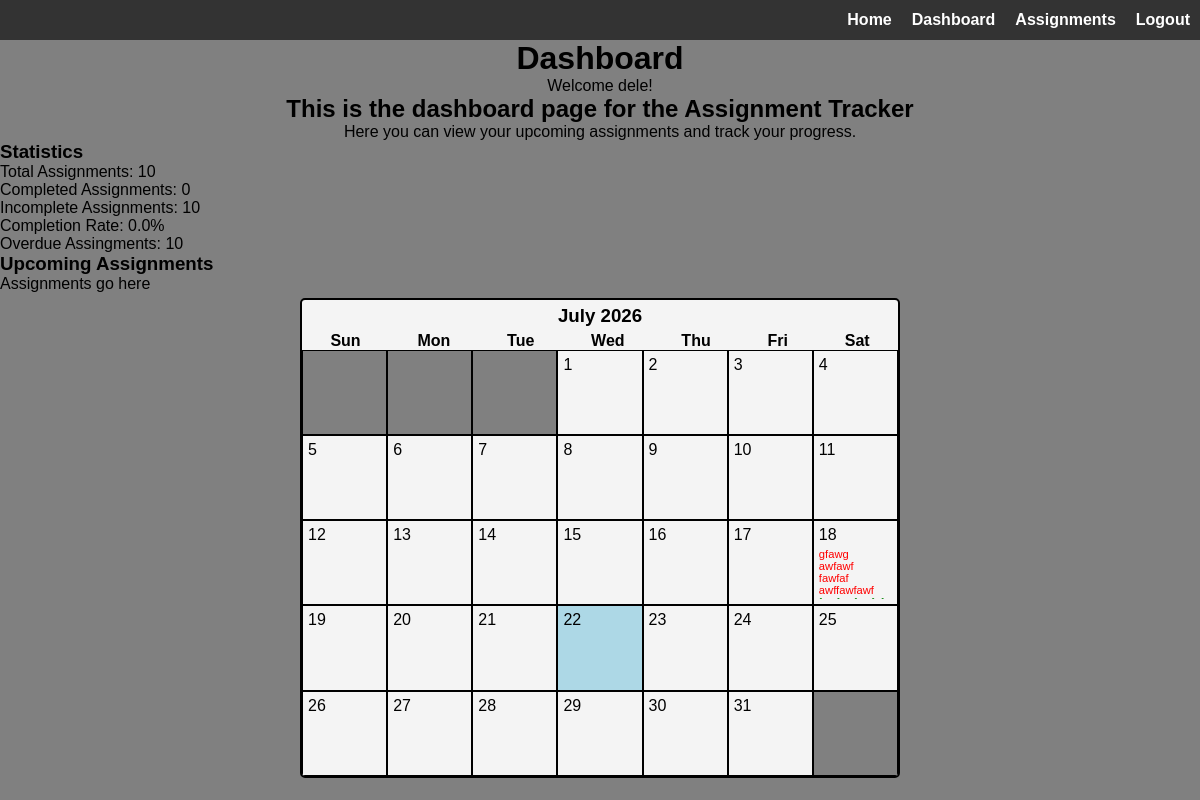
Page /dashboard (signed in) on the earlier database version.
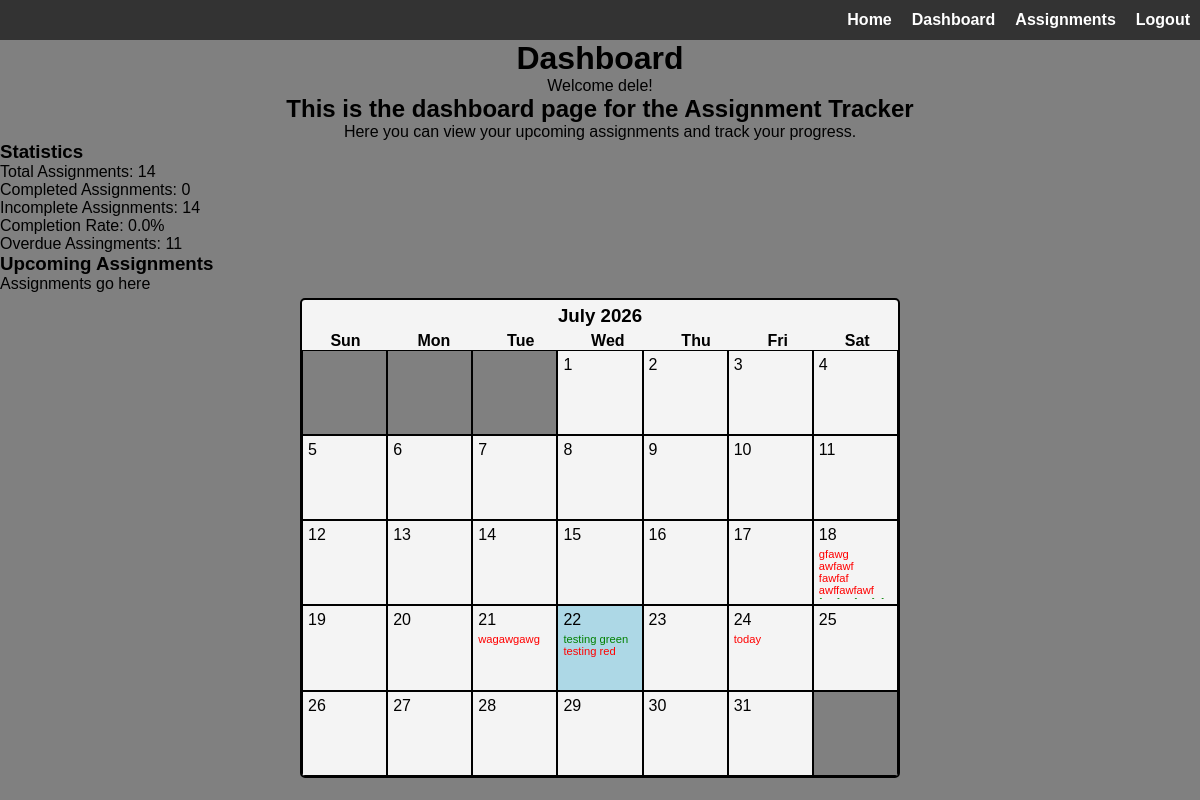
Same page on the later database version.
### app/models.py (models this page shows, shortened)
class User(db.Model, UserMixin):
    id = db.Column(db.Integer, primary_key=True)
    email = db.Column(db.String(150), unique=True)
    username = db.Column(db.String(150), unique=True)
    password = db.Column(db.String(1000))
    assignments = db.relationship("Assignment")

class Assignment(db.Model):
    id = db.Column(db.Integer, primary_key=True)
    name = db.Column(db.String(150))
    course = db.Column(db.String(150))
    priority = db.Column(db.String(150))
    due_date = db.Column(db.Date)
    notes = db.Column(db.String(10000))
    completion_status = db.Column(db.Boolean, default=False)
    student = db.Column(db.Integer, db.ForeignKey('user.id'))
    def days_until_due(self):
        try:
            return (self.due_date - date.today()).days
        except ValueError:
            return 9999

### app/dashboard/routes.py (the view)
@views.route("/dashboard", methods=["GET", "POST"])
@login_required
def dashboard():
    stats = {
        "completed": sum(1 for assignment in current_user.assignments if assignment.completion_status),
        "incomplete": sum(1 for assignment in current_user.assignments if not assignment.completion_status),
        "rate": (sum(1 for assignment in current_user.assignments if assignment.completion_status) / len(current_user.assignments) * 100) if current_user.assignments else 0,
        "overdue": sum(1 for assignment in current_user.assignments if assignment.days_until_due() < 0)
    }
    today = int(datetime.now().strftime("%d"))
    weeks = [[0, 0, 0, 1, 2, 3, 4],
             [5, 6, 7, 8, 9, 10, 11],
             [12, 13, 14, 15, 16, 17, 18],
             [19, 20, 21, 22, 23, 24, 25],
             [26, 27, 28, 29, 30, 31, 0]]
    try:
        assignments = [(assignment.name, int(assignment.due_date.strftime("%d")), assignment.priority) for assignment in current_user.assignments]
    except Exception:
        assignments = "Error happened"
    return render_template("dashboard.html", user=current_user, stats = stats, today = today, current_month_calendar = weeks, assignments = assignments)

### app/__init__.py (called while the page is built)
def create_app():
    app = Flask(__name__)
    app.config['SECRET_KEY'] = os.environ.get("SECRET_KEY")
    app.config['SQLALCHEMY_DATABASE_URI'] = 'sqlite:///database.db'
    db.init_app(app)
    from app.auth.routes import auth
    from app.dashboard.routes import views
    app.register_blueprint(auth, url_prefix="/auth")
    app.register_blueprint(views, url_prefix="/")
    from .models import User, Assignment
    login_manager = LoginManager()
    login_manager.login_view = "auth.login"
    login_manager.init_app(app)
    @login_manager.user_loader
    def load_user(id):
        return User.query.get(int(id))
    if not path.exists('app/' + "database.db"):
        with app.app_context():
            db.create_all()
        print('Created Database!')
    return app

### app/templates/dashboard.html (shortened to what this page needs)
{% extends "index.html" %}
{% block content %}
    <div align="center">
        <h1>Dashboard</h1>
        <p>Welcome {{ user.username }}!</p>
        <h2>This is the dashboard page for the Assignment Tracker</h2>
        <p>Here you can view your upcoming assignments and track your progress.</p>
    </div>
    <div align = "left">
        <h3>Statistics</h3>
        <p>Total Assignments: {{ user.assignments|length }}</p>
        <p>Completed Assignments: {{ stats.completed }}</p>
        <p>Incomplete Assignments: {{ stats.incomplete }}</p>
        <P>Completion Rate: {{ "%.1f" | format(stats.rate) }}%</P>
        <p>Overdue Assingments: {{ stats.overdue }}</p>
    </div>
    <div align="left">
        <h3>Upcoming Assignments</h3>
        <p>Assignments go here</p>
    </div>
    <div id="calender">
        <div class="month">
            <h3 class="month center">July 2026</h3>
            <div id="cal-header"><span>Sun</span><span>Mon</span><span >Tue</span><span>Wed</span><span>Thu</span><span>Fri</span><span>Sat</span></div>
            <div id="calender-grid">
                {% for week in current_month_calendar %}
                <div class="calendar-week">
                    {% for day in week %}
                    {% if day == 0 %}
                    <div class="no-day calendar-day">&nbsp;</div>
                    {% elif today == day %}
                    <div class="calendar-day current-day">
                        {{ day }}
                        <ul>
                            {% for assignment in assignments %}
                            {% if assignment[1] == day %}
                                {% if assignment[2] == "High" %}
                                <li class="red-text">{{ assignment[0] }}</li>
                                {% elif assignment[2] == "Medium" %}
                                <li class="orange-text">{{ assignment[0] }}</li>
                                {% else %}
                                <li class="green-text">{{ assignment[0] }}</li>
                                {% endif %}
                            {% endif %}
                            {% endfor %}
                        </ul>
                    </div>
                    {% else %}
                    <div class="calendar-day">
                        {{ day }}
                        <ul>
                            {% for assignment in assignments %}
                            {% if assignment[1] == day %}
                                {% if assignment[2] == "High" %}
                                <li class="red-text">{{ assignment[0] }}</li>
                                {% elif assignment[2] == "Medium" %}
                                <li class="orange-text">{{ assignment[0] }}</li>
                                {% else %}
                                <li class="green-text">{{ assignment[0] }}</li>
                                {% endif %}
                            {% endif %}
                            {% endfor %}
                        </ul>
                    </div>
                    {% endif %}
                    {% endfor %}
                </div>
                {% endfor %}
            </div>
        </div>
    </div>
{% endblock %}

### app/templates/index.html (shortened to what this page needs)
<!DOCTYPE html>
<html lang="en">
    <head>
        <link rel="stylesheet" href="{{ url_for('static', filename='styles.css') }}">
    </head>
    <body>
        <nav class="navbar">
            {% if user.is_authenticated %}
            <a class = "navigation-link" href="/">Home</a>
            <a class = "navigation-link" href="/dashboard">Dashboard</a>
            <a class = "navigation-link" href="/assignments">Assignments</a>
            <a class = "navigation-link" href="/auth/logout">Logout</a>
            {% else %}
            <a class = "navigation-link" href="/">Home</a>
            <a class = "navigation-link" href="/auth/login">Login</a>
            <a class = "navigation-link" href="/auth/sign-up">Sign-Up</a>
            {% endif %}
        </nav>
        {% block content %}{% endblock %}
    </body>
</html>

### app/static/styles.css (style rules this page uses)
* { margin: 0; padding: 0; box-sizing: border-box; }
body { font-family: Arial, sans-serif; background-color: grey; }
.navigation-link { text-decoration: none; margin: 10px; color: white; transition: all 0.3s ease; font-weight: bold; }
.navbar { display: flex; width: 100vw; height: 5vh; background-color: #333; justify-content: end; align-items: center; }
.center { text-align: center; }
#calender { margin: 5px auto; width: 50vw; height: auto; max-height: 70vh; overflow-y: auto; background-color: #f4f4f4; border: 2px solid black; border-radius: 5px; }
#calender-grid { display: flex; flex-direction: column; height: 100%; }
.calendar-day { box-sizing: border-box; padding: 5px; border: 1px solid; margin: 0; aspect-ratio: 1 / 1; flex: 1; display: flex; flex-direction: column; overflow: hidden; }
.calendar-day ul { list-style: none; margin: 4px 0 0 0; padding: 0; flex: 1; overflow-y: auto; overflow-x: hidden; word-break: break-word; font-size: 0.7rem; }
#cal-header { display: flex; justify-content: space-around; }
#cal-header span { font-weight: bold; }
.calendar-week { display: flex; width: 100%; }
.no-day { background-color: gray; }
.current-day { background-color: lightblue; }
.month.center { padding: 5px; }
.red-text { color: red; }
.green-text { color: green; }

Differences in the rows shown:
added Assignment: name "wagawgawg", shown under "21"
added Assignment: name "testing green", shown under "22"
added Assignment: name "testing red", shown under "22"
added Assignment: name "today", shown under "24"
Other differences:
{{ user.assignments|length }}: "10" → "14"
{{ stats.incomplete }}: "10" → "14"
{{ stats.overdue }}: "10" → "11"
